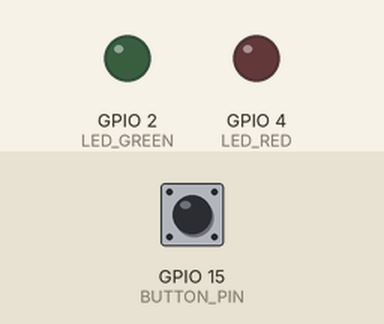
This sketch was run on a simulated ESP32. On the bench: output pins drawn as LEDs (lit = HIGH). The test bench sets the inputs (shaded band); at power-on: GPIO 15 (BUTTON_PIN) HIGH. WiFi joins after 1.5 s; servers stay silent unless stated; I2S audio is not simulated (input reads silence); uploads are accepted with an empty reply; what the sketch prints to the serial monitor is not drawn.

Above: at 0.1 s.
At 2.7 s:
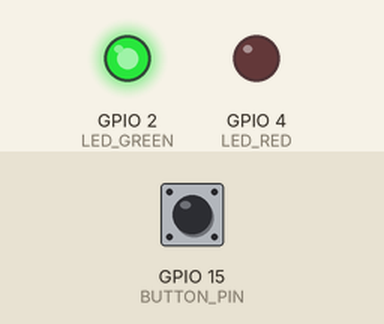
2.8 s: GPIO 15 (BUTTON_PIN) pulled LOW for 0.15 s
At 3.1 s:
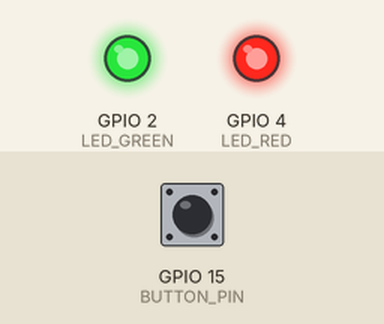
5.9 s: GPIO 15 (BUTTON_PIN) pulled LOW for 3.2 s
Timing chart, 0 to 20.6 s (numbered marks = the images above; inputs shaded):
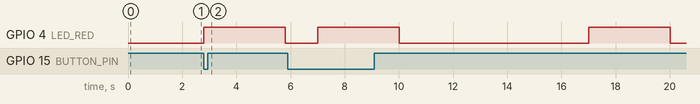

The sketch:

completesamplecode.ino
```cpp
// ============================================
// Digital Stethoscope - Local PC ML Version
// ESP32 + INMP441 I2S Mic -> HTTP POST -> PC
// ============================================
#include <Arduino.h>
#include <WiFi.h>
#include <HTTPClient.h>
#include <driver/i2s.h>
#include <ArduinoJson.h>

// ===== CONFIGURE THESE =====
#define WIFI_SSID      "YOUR_WIFI_NAME"
#define WIFI_PASSWORD  "YOUR_WIFI_PASSWORD"
#define PC_IP          "192.168.1.5"   // <-- Your PC local IP here
#define SERVER_PORT    5000
// ===========================

// I2S Pins (INMP441)
#define I2S_WS   25
#define I2S_SCK  26
#define I2S_SD   22
#define I2S_PORT I2S_NUM_0

// LEDs & Button
#define LED_GREEN  2
#define LED_RED    4
#define BUTTON_PIN 15

// Audio Settings
#define SAMPLE_RATE     16000
#define RECORD_SECONDS  3
#define BUFFER_SIZE     512
#define TOTAL_SAMPLES   (SAMPLE_RATE * RECORD_SECONDS)  // 48000 samples

int16_t audioBuffer[TOTAL_SAMPLES];

// ===== SETUP I2S =====
void setupI2S() {
  i2s_config_t cfg = {
    .mode = (i2s_mode_t)(I2S_MODE_MASTER | I2S_MODE_RX),
    .sample_rate = SAMPLE_RATE,
    .bits_per_sample = I2S_BITS_PER_SAMPLE_16BIT,
    .channel_format = I2S_CHANNEL_FMT_ONLY_LEFT,
    .communication_format = I2S_COMM_FORMAT_STAND_I2S,
    .intr_alloc_flags = ESP_INTR_FLAG_LEVEL1,
    .dma_buf_count = 8,
    .dma_buf_len = BUFFER_SIZE,
    .use_apll = false
  };
  i2s_pin_config_t pins = {
    .bck_io_num  = I2S_SCK,
    .ws_io_num   = I2S_WS,
    .data_out_num = I2S_PIN_NO_CHANGE,
    .data_in_num  = I2S_SD
  };
  i2s_driver_install(I2S_PORT, &cfg, 0, NULL);
  i2s_set_pin(I2S_PORT, &pins);
  Serial.println("I2S initialized");
}

// ===== RECORD AUDIO =====
void recordAudio() {
  Serial.println("Recording 3 seconds...");
  digitalWrite(LED_RED, HIGH);
  int total = 0;
  size_t bytesRead;
  int16_t temp[BUFFER_SIZE];
  while (total < TOTAL_SAMPLES) {
    i2s_read(I2S_PORT, temp, sizeof(temp), &bytesRead, portMAX_DELAY);
    int count = min((int)(bytesRead / 2), TOTAL_SAMPLES - total);
    memcpy(audioBuffer + total, temp, count * 2);
    total += count;
  }
  digitalWrite(LED_RED, LOW);
  Serial.println("Recording done!");
}

// ===== SEND TO LOCAL PC & GET PREDICTION =====
void sendAndPredict() {
  if (WiFi.status() != WL_CONNECTED) {
    Serial.println("Wi-Fi disconnected!");
    return;
  }

  String url = "http://" + String(PC_IP) + ":" + String(SERVER_PORT) + "/predict";
  Serial.println("Sending to: " + url);

  HTTPClient http;
  http.begin(url);
  http.addHeader("Content-Type", "application/octet-stream");
  http.setTimeout(15000);  // 15 second timeout

  // POST raw audio bytes
  int responseCode = http.POST(
    (uint8_t*)audioBuffer,
    TOTAL_SAMPLES * sizeof(int16_t)
  );

  if (responseCode == 200) {
    String response = http.getString();
    Serial.println("=== PREDICTION RESULT ===");
    Serial.println(response);

    // Parse JSON response
    StaticJsonDocument<512> doc;
    deserializeJson(doc, response);
    const char* prediction = doc["prediction"];
    float confidence = doc["confidence"];
    const char* message = doc["message"];

    Serial.printf("Result: %s (%.1f%%)\n", prediction, confidence * 100);
    Serial.println(message);
    Serial.println("========================");
  } else {
    Serial.printf("HTTP Error: %d\n", responseCode);
    Serial.println(http.getString());
  }

  http.end();
}

// ===== SETUP =====
void setup() {
  Serial.begin(115200);
  pinMode(LED_GREEN, OUTPUT);
  pinMode(LED_RED, OUTPUT);
  pinMode(BUTTON_PIN, INPUT_PULLUP);

  // Connect Wi-Fi
  WiFi.begin(WIFI_SSID, WIFI_PASSWORD);
  Serial.print("Connecting to Wi-Fi");
  while (WiFi.status() != WL_CONNECTED) {
    delay(500); Serial.print(".");
  }
  Serial.println("\nConnected! IP: " + WiFi.localIP().toString());
  digitalWrite(LED_GREEN, HIGH);

  setupI2S();
  Serial.println("Ready! Press button OR auto-records every 10 seconds.");
}

// ===== LOOP =====
unsigned long lastTime = 0;
void loop() {
  bool btn = (digitalRead(BUTTON_PIN) == LOW);
  bool auto_trigger = (millis() - lastTime > 10000);

  if (btn || auto_trigger) {
    lastTime = millis();
    recordAudio();
    sendAndPredict();
    delay(1000);
  }
}
```

Measured:
- after the input at 2.8 s, GPIO 4 (LED_RED): LOW → HIGH at once, → LOW 3.0 s later
